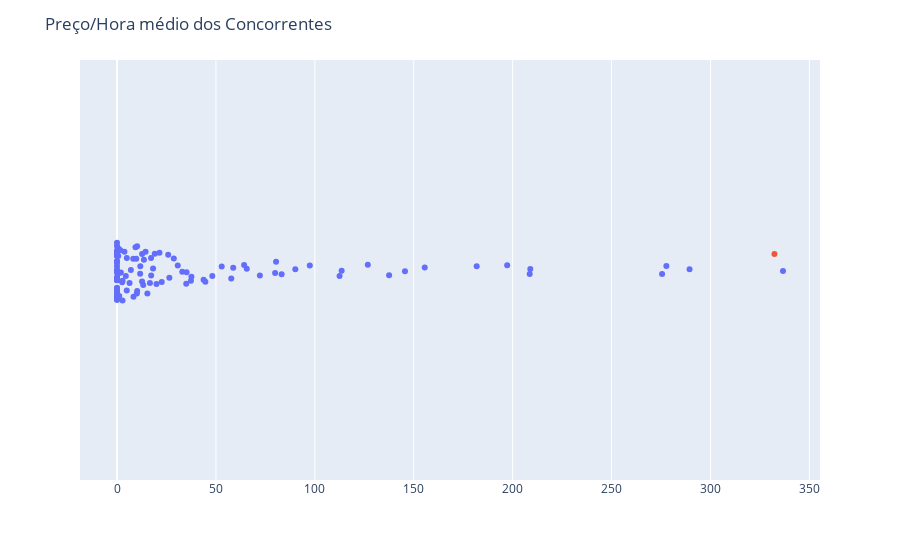

Write notebook code for a chart like this one.
### Markdown cell above
### Preço/hora médio

### Code cell
viz.preco_hora()

### Figure 1 — Plotly figure (JSON) as saved in the notebook; plotly's stock layout.template omitted (floating-point values rounded to 4 significant figures)
{"data": [{"alignmentgroup": "True", "boxpoints": "all", "fillcolor": "rgba(255,255,255,0)", "hoveron": "points", "hovertemplate": "<b>%{hovertext}</b><br><br>color=Concorrentes<br>preco_hora_medio=%{x}<extra></extra>", "hovertext": ["SENAI", "FUNDAÇÃO DOM CABRAL SP", "FUNDAÇÃO DOM CABRAL MG", "FUNDAÇÃO DOM CABRAL MG", "SENAC", "ITC CURSOS E TREINAMENTOS", "SEST SENAT", "PREPARA CURSOS", "CDL FLORIANOPOLIS", "ANHAGUERA", "ECONET TREINAMENTO E DESENVOVIMENTO", "CEFIS", "FGV - FUNDAÇÃO GETÚLIO VARGAS", "ABIMAQ", "ACIL", "AGÊNCIA DE BOLSO", "BOM NEGÓCIO", "CAP CURSOS PROFISSIONALIZANTES", "UDEMY", "CDL MATRIZ", "SESCAR LDR", "ESCON ESCOLA DE CURSOS ONLINE", "DOMESTIKA", "EB TREINAMENTOS", "CARLOS ESAU", "PAULA PEDROZA", "DNCE", "CONGNITIVE CPC", "EVOLUIR SST", "COMSCHOOL", "CURSOS CPT", "PRIME CRUSOS", "FACOPI", "PORTAL FGV", "GRUPO IBECC", "COURSERA", "ILOVERS", "EDUZZ", "ACADEMY HUBSPOT", "SAPIUM", "ACADEMIA ELORE", "FIEG", "FIRJAN", "FUCAP", "G4EDUCAÇÃO", "IBC COACHING", "IMPACTA", "INTEGRAÇÃO - ESCOLA DE NEGÓCIOS", "SLA COACHING", "MACKENZIE", "MICROLINS", "MULTIVIX", "UNESP", "UNIASSELVI", "UNOPAR", "UNIVILLE", "UVA", "MIT", "GISMA", "AUSTRÁLIA BRASIL", "IMD", "FUTURE LEARN", "HARVARD BUSINESS SCHOOL ONLINE", "CLASS CENTRAL", "OPEN CULTURE", "SEBRAE AC", "SEBRAE AL", "SEBRAE AP", "SEBRAE AM", "SEBRAE BA", "SEBRAE CE", "SEBRAE DF", "SEBRAE ES", "SEBRAE GO", "SEBRAE MA", "SEBRAE MT", "SEBRAE MS", "SEBRAE MG", "SEBRAE PA", "SEBRAE PB", "SEBRAE PR", "SEBRAE PE", "SEBRAE PI", "SEBRAE RN", "SEBRAE RS", "SEBRAE RJ", "SEBRAE RO", "SEBRAE RR", "SEBRAE SE", "SEBRAE SP", "SEBRAE TO", "SEBRAE 100% ONLINE", "DESCOMPLICA", "VERBO EDUCACIONAL", "UNINTER", "BTC", "Senac MT", "Fatec Senai MT", "Fundação Uniselva - UFMT", "Unic", "Mercado e-commerce", "Expert Digital", "Eprotec", " Unesc", "Fundação Empreender", "AMPE - Blumenau", "Universidade do Contestado", "ACIB - Associação Empresarial de Blumenau", "ACIT - Associação Empresarial de Tubarão", "ACIC - Associação Empresarial de Criciúma", "ACIJ - Associação Empresarial de Joinville", "ACIJS - Associação Empresarial de Jaraguá do Sul"], "legendgroup": "Concorrentes", "line": {"color": "rgba(255,255,255,0)"}, "marker": {"color": "#636efa"}, "name": "Concorrentes", "offsetgroup": "Concorrentes", "orientation": "h", "pointpos": 0, "showlegend": true, "type": "box", "x": [30.72, 137.6, 72.22, 208.9, 17.23, 35.17, 0, 10.17, 25.88, 0.6259, 97.46, 12.67, 90.14, 65.61, 32.98, 197.2, 0, 11.7, 4.927, 15.36, 0, 0, 17.27, 4.951, 208.6, 37.62, 16.65, null, 10.04, 44.67, 12.68, 0, 28.72, 289.4, 80.42, 113.6, 275.5, 0, 0, 79.93, 3.746, 0.8215, 22.61, 1.149, 83.21, 0, 43.77, 112.5, 0, 58.74, 8.209, 2.811, 0, 7.008, 1.685, 9.716, 0, 277.7, 126.8, 18.24, 336.7, 11.79, 145.6, 0, 0, 0, 0, 0, 0, 0, 0, 0, 9.344, 0, 0, 14.44, 0, 0, 0, 8.333, 0, 6.364, 0, 0, 0, 0.8229, 0, 0, 0, 0, 2.776, 0, 1.947, 10.19, 0, 155.6, 4.445, 35, 21.48, 13.62, 19.95, 37.38, 19.08, 13.27, 48.2, 0, 2.591, 181.8, 64.25, 57.75, 52.93, 26.46], "x0": " ", "xaxis": "x", "y0": " ", "yaxis": "y"}, {"alignmentgroup": "True", "boxpoints": "all", "fillcolor": "rgba(255,255,255,0)", "hoveron": "points", "hovertemplate": "<b>%{hovertext}</b><br><br>color=SEBRAE SC<br>preco_hora_medio=%{x}<extra></extra>", "hovertext": ["SEBRAE SC"], "legendgroup": "SEBRAE SC", "line": {"color": "rgba(255,255,255,0)"}, "marker": {"color": "#EF553B"}, "name": "SEBRAE SC", "offsetgroup": "SEBRAE SC", "orientation": "h", "pointpos": 0, "showlegend": true, "type": "box", "x": [332.3], "x0": " ", "xaxis": "x", "y0": " ", "yaxis": "y"}], "layout": {"boxmode": "overlay", "legend": {"title": {"text": "color"}, "tracegroupgap": 0}, "margin": {"t": 60}, "showlegend": false, "title": {"text": "Preço/Hora médio dos Concorrentes"}, "xaxis": {"anchor": "y", "domain": [0, 1], "title": {"text": ""}}, "yaxis": {"anchor": "x", "domain": [0, 1], "showticklabels": false}}}
